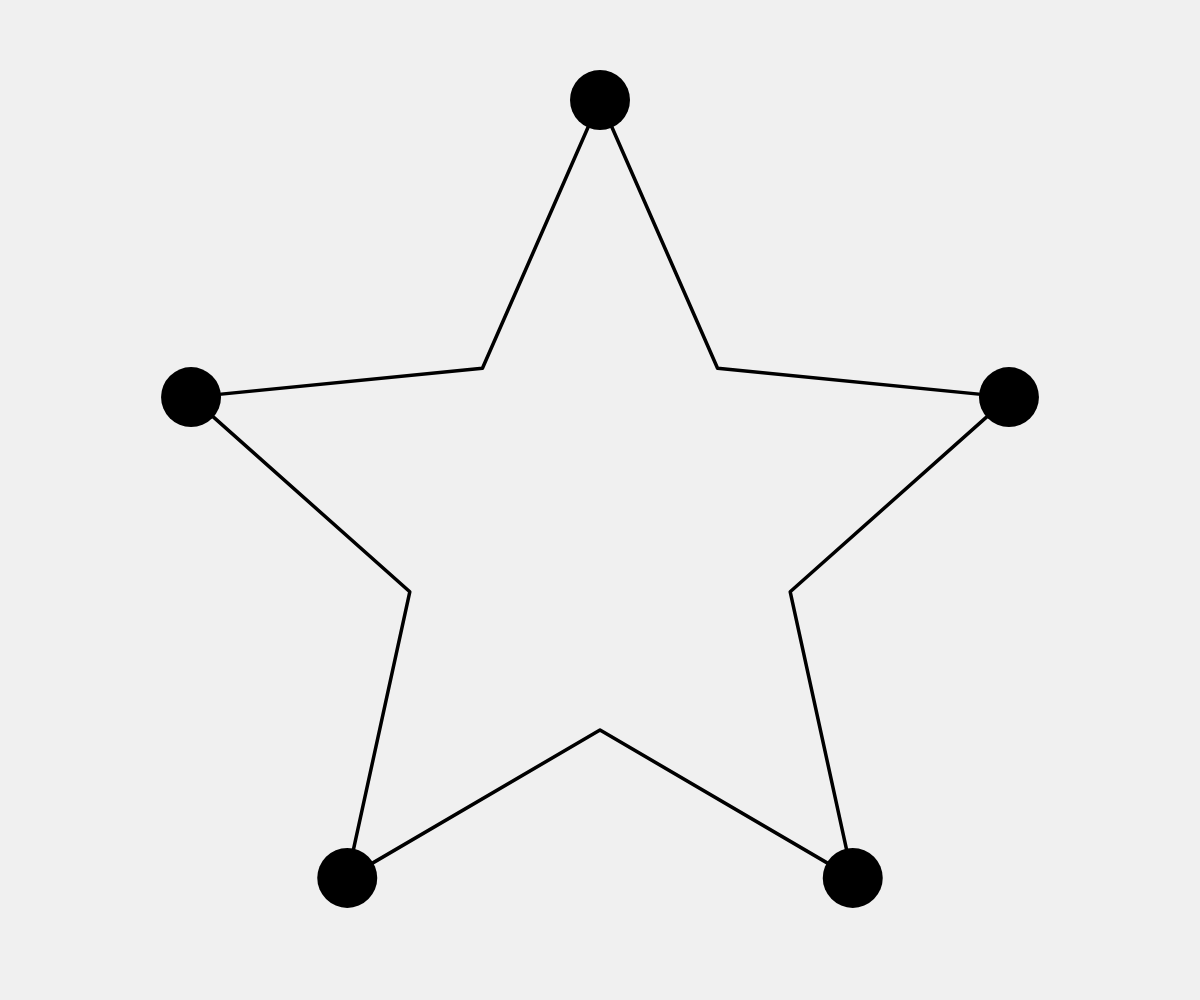
Frame 1 (no input)
Frame 60 (no input): identical to frame 1, image omitted
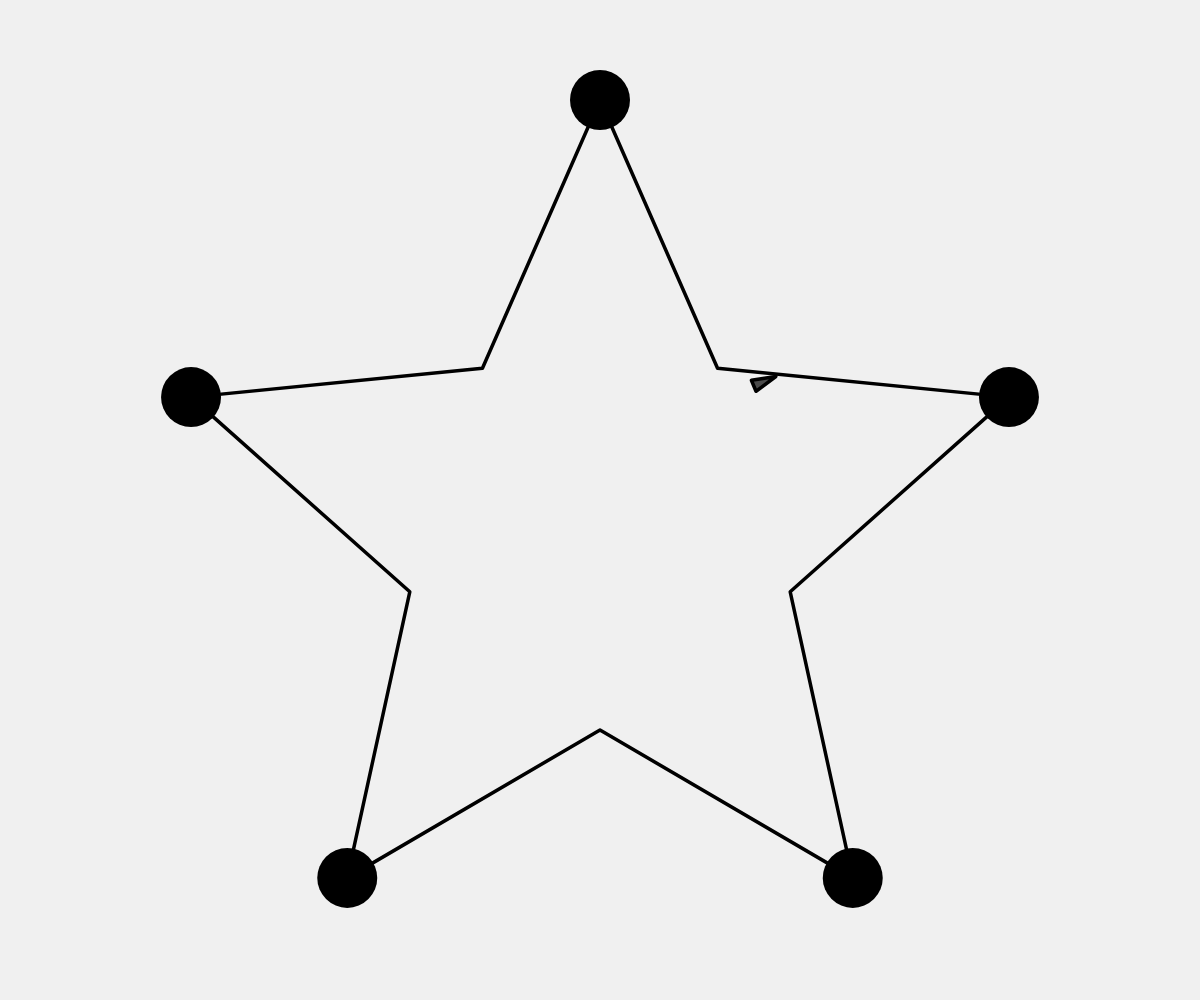
Frame 120 (the mouse pressed at the canvas centre since frame 60)

The p5.js sketch that drew these frames (run headless with seeded random() and noise() and a simulated clock; from frame 60 on, the mouse is pressed at the canvas centre):

// p5.js sketch
// ── sketch.js


// Using this variable to decide whether to draw all the stuff
let debug = false;

// A path object (series of connected points)
let path;

// Two vehicles
let vehicles = [];

function setup() {
  createCanvas(window.innerWidth, window.innerHeight);
  // Call a function to generate new Path object
  newPath();

  // We are now making random vehicles and storing them in an ArrayList
  // for (let i = 0; i < 120; i++) {
  //   newVehicle(random(width), random(height));
  // }

  for (let i = 0; i < path.points.length; i+=2) {
    let point = path.points[i];
    path.addObstacle(point.x, point.y, 30); // Assuming a radius of 30 for each obstacle
  }

}

function draw() {
  background(240);
  // Display the path
  path.display();

  for (let v of vehicles) {
    // Path following and separation are worked on in this function
    v.applyBehaviors(vehicles, path);
    // Call the generic run method (update, borders, display, etc.)
    v.run();
  }
}

let obstacles = [];

function newPath() {
  path = new Path();

  let centerX = width / 2;
  let centerY = height / 2 + height * 0.03;
  let outerRadius = min(width, height) * 0.40;
  let innerRadius = outerRadius * 0.5;

  for (let i = 0; i < 10; i++) {
    let angleOffset = -HALF_PI;
    let angle = TWO_PI / 10 * i + angleOffset;
    let radius;
    if (i % 2 == 0) {
      radius = outerRadius + 30;  // Adjusted the outer points to account for obstacle radius
    } else {
      radius = innerRadius;
    }
    let x = centerX + radius * cos(angle);
    let y = centerY + radius * sin(angle);
    path.addPoint(x, y);
  }
}


function mousePressed() {
  let maxspeed = random(2, 4);
  let maxforce = 0.3;
  vehicles.push(new Vehicle(mouseX, mouseY, maxspeed, maxforce));
}


function keyPressed() {
  if (key == "d") {
    debug = !debug;
  }
}


// ── obstacle.js
class Obstacle {
    constructor(x, y, r) {
      this.position = createVector(x, y);
      this.radius = r;
    }
  
    display() {
      imageMode(CENTER);
      image(asteroid, this.position.x, this.position.y, this.radius * 0.1, this.radius * 0.1);
    }
  }
// ── path.js


class Path {
  constructor() {
    this.originalRadius = 30;
    this.radius = this.originalRadius; // Store the current radius
    this.points = [];
    this.obstacles = []; // Store obstacles
  }
  

  // Add a point to the path
  addPoint(x, y) {
    let point = createVector(x, y);
    this.points.push(point);
  }

  addObstacle(x, y, obstacleRadius) {
    let obstacle = createVector(x, y, obstacleRadius);
    this.obstacles.push(obstacle);
  }

  // Draw the path
  display() {
    strokeJoin(ROUND);
    

    // Draw thick line for radius
    // stroke(175);
    // strokeWeight(this.radius * 2);
    // noFill();
    // beginShape();
    // for (let v of this.points) {
    //   vertex(v.x, v.y);
    // }
    // endShape(CLOSE);
    // Draw thin line for center of path
    stroke(0);
    strokeWeight(3.5);
    noFill();
    beginShape();
    for (let v of this.points) {
      vertex(v.x, v.y);
    }
    endShape(CLOSE);

    for (let obstacle of this.obstacles) {
      fill(0, 0, 0); // black color for obstacles
      // noFill(); 
      noStroke();
      ellipse(obstacle.x, obstacle.y, obstacle.z * 2); // Draw obstacles as circles
    }
  }
}
// ── style.css
html, body {
  margin: 0;
  padding: 0;
}
canvas {
  display: block;
}

html, body {
  margin: 0;
  padding: 0;
  width: 100%;
  height: 100%;
  display: flex;
  justify-content: center;
  align-items: center;
}

.canvas-container {
  position: relative;
  width: 100vw;
  height: 100vh;
  
}

canvas {
  display: block;
  width: 100%;  /* takes up the full width of the canvas-container */
  height: 100%; /* takes up the full height of the canvas-container */
}

#leftInfoBox {
  position: absolute;
  top: 50px;
  padding: 100px;
  border: 1px solid #ccc;
  background-color: rgba(255, 255, 255, 0.7);
  color: #000000;
  font-size: 20px;
  z-index: 1;

  display: flex;       /* use flexbox to layout icons horizontally */
  align-items: top; /* center icons vertically */
  justify-content: space-around; /* distribute icons with equal spacing */

  width: 130px;  /* Adjust the width as needed */
  height: 700px; /* Adjust the height as needed */
  
}

.text {
  position: absolute;
  top: 200px;
  z-index: 3;  /* Ensure it appears above other elements */
  font-family: 'Orbitron', sans-serif;  /* Using the robotic font Orbitron */
  font-size: 20px;  /* Increase the font size */

  max-width: 800px;     /* Or whatever width you want */
  /* white-space: wrap;    This stops the text from wrapping */
  overflow-x: scroll;     /* This adds a horizontal scrollbar if the text overflows its container */
  padding: 0px 20px;
  margin: 0;
}



#leftInfoBox {
  left: 30px;
}

.audio-container {
  position: absolute;
  bottom: 70px;
  left: 45px;
  z-index: 2;  /* Ensure it appears above other elements */
}

.info-icon {
  display: block;
  margin: 20px auto; /* 20px for top and bottom margin, and auto to center horizontally */
  width: 50px;  /* Adjust as needed */
  height: 50px; /* Adjust as needed */

  flex: 1;             /* allow each icon to grow equally */
  margin: 20px 10px;   /* 20px for top and bottom margin, 10px for left and right */
}

.info-icon[src="questionIcon.png"] {
  width: 65px;   /* or whatever size you desire */
  height: 65px;  /* keep the width and height the same for a square aspect ratio */
  transform: translate(-5px, -7px);
}

#topRightImage {
  position: absolute;
  top: 10px;
  left: 1120px;
  z-index: 2;  /* Ensure it appears above other elements */
}

// ── vehicle.js

// Path Following
// Vehicle class

class Vehicle {
  // Constructor initialize all values
  constructor(x, y, ms, mf) {
    this.position = createVector(x, y);
    this.r = 12;
    this.maxspeed = ms;
    this.maxforce = mf;
    this.acceleration = createVector(0, 0);
    this.velocity = createVector(this.maxspeed, 0);
  }

  // A function to deal with path following and separation
  applyBehaviors(vehicles, path) {
    // Follow path force
    let f = this.follow(path);
    // Separate from other boids force
    let s = this.separate(vehicles);
    // Arbitrary weighting
    f.mult(3);
    s.mult(1);
    // Accumulate in acceleration
    this.applyForce(f);
    this.applyForce(s);

    for (let obstacle of path.obstacles) {
      let avoidForce = this.avoid(obstacle);
      avoidForce.mult(30); // You can adjust the multiplier as needed
      this.applyForce(avoidForce);
    }
  }

  avoid(obstacle) {
    let desired = p5.Vector.sub(this.position, obstacle);
    let d = desired.mag();
    if (d < obstacle.z + this.r) { // Check if the vehicle is too close to the obstacle
      desired.normalize();
      desired.mult(this.maxspeed);
      let steer = p5.Vector.sub(desired, this.velocity);
      steer.limit(this.maxforce);
      return steer;
    } else {
      return createVector(0, 0);
    }
  }

  applyForce(force) {
    // We could add mass here if we want A = F / M
    this.acceleration.add(force);
  }

  // Main "run" function
  run() {
    this.update();
    this.render();
  }

  // This function implements Craig Reynolds' path following algorithm
  // http://www.red3d.com/cwr/steer/PathFollow.html
  follow(path) {
    // Predict position 25 (arbitrary choice) frames ahead
    let predict = this.velocity.copy();
    predict.normalize();
    predict.mult(70);
    let predictpos = p5.Vector.add(this.position, predict);

    // Now we must find the normal to the path from the predicted position
    // We look at the normal for each line segment and pick out the closest one
    let normal = null;
    let target = null;
    let worldRecord = 1000000; // Start with a very high worldRecord distance that can easily be beaten

    // Loop through all points of the path
    for (let i = 0; i < path.points.length; i++) {
      // Look at a line segment
      let a = path.points[i];
      let b = path.points[(i + 1) % path.points.length]; // Note Path has to wraparound

      // Get the normal point to that line
      let normalPoint = getNormalPoint(predictpos, a, b);

      // Check if normal is on line segment
      let dir = p5.Vector.sub(b, a);
      // If it's not within the line segment, consider the normal to just be the end of the line segment (point b)
      //if (da + db > line.mag()+1) {
      if (
        normalPoint.x < min(a.x, b.x) ||
        normalPoint.x > max(a.x, b.x) ||
        normalPoint.y < min(a.y, b.y) ||
        normalPoint.y > max(a.y, b.y)
      ) {
        normalPoint = b.copy();
        // If we're at the end we really want the next line segment for looking ahead
        a = path.points[(i + 1) % path.points.length];
        b = path.points[(i + 2) % path.points.length]; // Path wraps around
        dir = p5.Vector.sub(b, a);
      }

      // How far away are we from the path?
      let d = p5.Vector.dist(predictpos, normalPoint);
      // Did we beat the worldRecord and find the closest line segment?
      if (d < worldRecord) {
        worldRecord = d;
        normal = normalPoint;

        // Look at the direction of the line segment so we can seek a little bit ahead of the normal
        dir.normalize();
        // This is an oversimplification
        // Should be based on distance to path & velocity
        dir.mult(50);
        target = normal.copy();
        target.add(dir);
      }
    }

    // Draw the debugging stuff
    if (debug) {
      // Draw predicted future position
      stroke(0);
      fill(0);
      line(this.position.x, this.position.y, predictpos.x, predictpos.y);
      ellipse(predictpos.x, predictpos.y, 4, 4);

      // Draw normal position
      stroke(0);
      fill(0);
      ellipse(normal.x, normal.y, 4, 4);
      // Draw actual target (red if steering towards it)
      line(predictpos.x, predictpos.y, target.x, target.y);
      if (worldRecord > path.radius) fill(255, 0, 0);
      noStroke();
      ellipse(target.x, target.y, 8, 8);
    }

    // Only if the distance is greater than the path's radius do we bother to steer
    if (worldRecord > path.radius) {
      return this.seek(target);
    } else {
      return createVector(0, 0);
    }
  }

  // Separation
  // Method checks for nearby boids and steers away
  separate(boids) {
    let desiredseparation = this.r * 2;
    let steer = createVector(0, 0, 0);
    let count = 0;
    // For every boid in the system, check if it's too close
    for (let i = 0; i < boids.length; i++) {
      let other = boids[i];
      let d = p5.Vector.dist(this.position, other.position);
      // If the distance is greater than 0 and less than an arbitrary amount (0 when you are yourself)
      if (d > 0 && d < desiredseparation) {
        // Calculate vector pointing away from neighbor
        let diff = p5.Vector.sub(this.position, other.position);
        diff.normalize();
        diff.div(d); // Weight by distance
        steer.add(diff);
        count++; // Keep track of how many
      }
    }
    // Average -- divide by how many
    if (count > 0) {
      steer.div(count);
    }

    // As long as the vector is greater than 0
    if (steer.mag() > 0) {
      // Implement Reynolds: Steering = Desired - Velocity
      steer.normalize();
      steer.mult(this.maxspeed);
      steer.sub(this.velocity);
      steer.limit(this.maxforce);
    }
    return steer;
  }

  // Method to update position
  update() {
    // Update velocity
    this.velocity.add(this.acceleration);
    // Limit speed
    this.velocity.limit(this.maxspeed);
    this.position.add(this.velocity);
    // Reset accelertion to 0 each cycle
    this.acceleration.mult(0);
  }

  // A method that calculates and applies a steering force towards a target
  // STEER = DESIRED MINUS VELOCITY
  seek(target) {
    let desired = p5.Vector.sub(target, this.position); // A vector pointing from the position to the target

    // Normalize desired and scale to maximum speed
    desired.normalize();
    desired.mult(this.maxspeed);
    // Steering = Desired minus Vepositionity
    let steer = p5.Vector.sub(desired, this.velocity);
    steer.limit(this.maxforce); // Limit to maximum steering force

    return steer;
  }

  render() {
    // Simpler boid is just a triangle pointing in the direction of velocity
    fill(75);
    stroke(0);
    push();
    translate(this.position.x, this.position.y);
  
    // Calculate the angle of rotation based on velocity
    let angle = atan2(this.velocity.y, this.velocity.x);
    rotate(angle);
  
    // Draw the triangle with the updated rotation
    triangle(-this.r, -this.r / 2, -this.r, this.r / 2, this.r, 0);
  
    pop();
  }
  
}

// A function to get the normal point from a point (p) to a line segment (a-b)
// This function could be optimized to make fewer new Vector objects
function getNormalPoint(p, a, b) {
  // Vector from a to p
  let ap = p5.Vector.sub(p, a);
  // Vector from a to b
  let ab = p5.Vector.sub(b, a);
  ab.normalize(); // Normalize the line
  // Project vector "diff" onto line by using the dot product
  ab.mult(ap.dot(ab));
  let normalPoint = p5.Vector.add(a, ab);
  return normalPoint;
}
